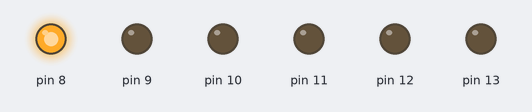
This sketch was run on a simulated Arduino Uno, built with avr-gcc and run on an emulated ATmega328P. Shown: output pins drawn as LEDs (lit = HIGH).

Above: at 0.5 s.
At 1.5 s:
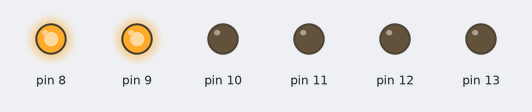
At 4.5 s:
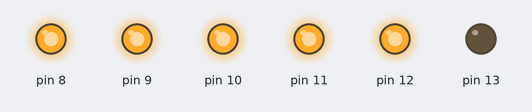
At 8.5 s:
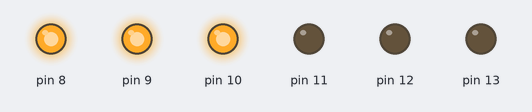
At 12.5 s:
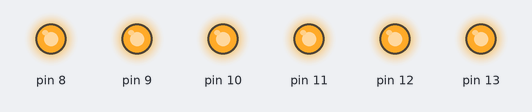
At 17.5 s:
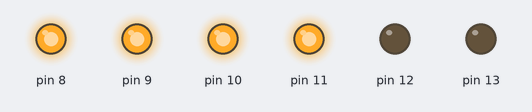
Timing chart, 0 to 18.2 s (numbered marks = the images above):
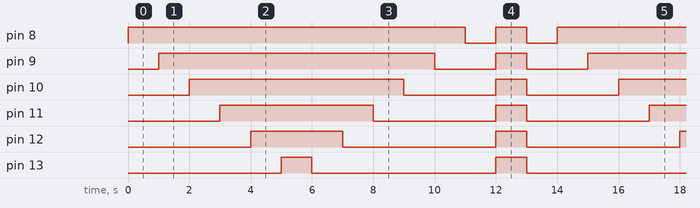

Measured:
- by itself, pin 8: repeats every 14.0 s: LOW 1.0 s, HIGH 1.0 s, LOW 1.0 s, HIGH 11.0 s
- by itself, pin 9: repeats every 14.0 s: LOW 2.0 s, HIGH 1.0 s, LOW 2.0 s, HIGH 9.0 s
- by itself, pin 10: repeats every 14.0 s: LOW 3.0 s, HIGH 1.0 s, LOW 3.0 s, HIGH 7.0 s
- by itself, pin 11: repeats every 14.0 s: LOW 4.0 s, HIGH 1.0 s, LOW 4.0 s, HIGH 5.0 s
- by itself, pin 12: repeats every 14.0 s: LOW 5.0 s, HIGH 1.0 s, LOW 5.0 s, HIGH 3.0 s
- by itself, pin 13: alternates HIGH for 1.0 s and LOW for 6.0 s

The sketch:

opdracht_8.ino
```cpp
const int ldelay = 1000; // 1 sec delay == 1 hz

void setup() {
  DDRB = B00111111;
}

void loop() {
  for(int i = 8; i <= 13; i++){
    digitalWrite(i, HIGH);
    delay(ldelay);
  }

  for(int i = 13; i >= 8; i--){
    digitalWrite(i, LOW);
    delay(ldelay);
  }
  PORTB = B00111111;
  delay(ldelay);

  PORTB = B00000000;
  delay(ldelay);

}
```
